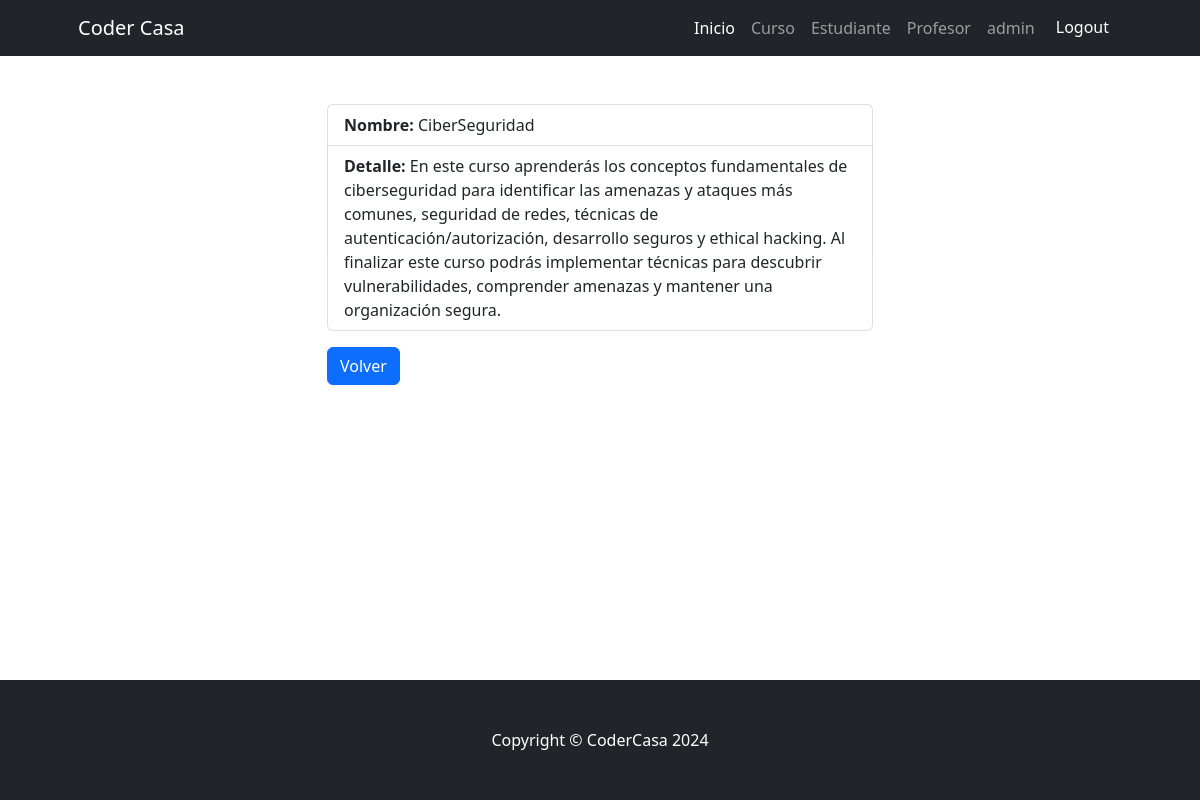
/Clase/curso/detail/10 (signed in), run on the app's committed database.
### Clase/models.py (models this page shows, shortened)
class Curso(models.Model):
    nombre = models.CharField(max_length=255, unique=True)
    detalle = models.CharField(max_length=800,null=True, blank=True)
    class Meta:
        verbose_name = "Curso"
        verbose_name_plural = "Cursos"

### Clase/views.py (the view)
# urls.py: path("curso/detail/<int:pk>", CursoDetail.as_view(), name="curso_detail"),
class CursoDetail(DetailView):
    model = Curso

### Clase/templates/Clase/curso_detail.html (shortened to what this page needs)
{% extends 'core/base.html' %}
{% block content %}
<div class="container">
    <div class="row justify-content-center mt-5">
        <div class="col-md-6">
            <ul class="list-group">
                <li class="list-group-item"><strong>Nombre:</strong> {{ object.nombre }}</li>
                <li class="list-group-item"><strong>Detalle:</strong> {{ object.detalle }}</li>
            </ul>
            <div class="mt-3">
                <a href="{% url 'Clase:curso_list' %}" class="btn btn-primary">Volver</a>
            </div>
        </div>
    </div>
</div>
{% endblock content %}

### core/templates/core/base.html (shortened to what this page needs)
{% load static %}
<!DOCTYPE html>
<html lang="es">
    <head>
        <link href="{% static 'core/css/styles.css' %} " rel="stylesheet" />
    </head>
    <body style="display: flex; flex-direction: column; min-height: 100vh;">
        <nav class="navbar navbar-expand-lg navbar-dark bg-dark">
            <div class="container px-5">
                <a class="navbar-brand" href="{% url 'core:index' %}">Coder Casa</a>
                <div class="collapse navbar-collapse" id="navbarSupportedContent">
                    <ul class="navbar-nav ms-auto mb-2 mb-lg-0">
                        <li class="nav-item"><a class="nav-link active" aria-current="page" href="{% url 'core:index' %}">Inicio</a></li>
                        {% if user.is_authenticated %}
                        <li class="nav-item"><a class="nav-link" href="{% url 'Clase:principal_cursos' %}">Curso</a></li>
                        <li class="nav-item"><a class="nav-link" href="{% url 'Clase:index' %}">Estudiante</a></li>
                        <li class="nav-item"><a class="nav-link" href="{% url 'Clase:principal_profesores'%}">Profesor</a></li>
                        <li class="nav-item"><a class="nav-link">{{user.username}}</a></li>
                        <li class="nav-item">
                            <form action="{% url 'core:logout' %}" method="post">
                            <button type="submit" class="btn btn-dark ">Logout</button>
                            </form>
                        </li>
                        {% else %}
                        <li class="nav-item"><a class="nav-link" href="{% url 'core:login' %}">Login</a></li>
                        <li class="nav-item"><a class="nav-link" href="{% url 'core:register' %}">Registrarse</a></li>
                        {% endif %}
                    </ul>
                </div>
            </div>
        </nav>
        {% block content %}
        {% endblock content %}
        <footer style="margin-top: auto; background-color: #333; color: #fff; text-align: center; padding: 15px;" class="py-5 bg-dark">
            <div class="container px-4 px-lg-5"><p style="margin: 0;" class="m-0 text-center text-white">Copyright &copy; CoderCasa 2024</p></div>
        </footer>
    </body>
</html>

### data on the page
Curso: nombre "CiberSeguridad", detalle "En este curso aprenderás los conceptos fundamentales de ciberseguridad para identificar las amenazas y ataques más comunes, seguridad de redes, técnicas de autenticación/autorización, desarrollo seguros y ethical hacking. Al finalizar este curso podrás implementar técnicas para descubrir vulnerabilidades, comprender amenazas y mantener una organización segura."

### other printed values
{{ user.username }} "admin"
